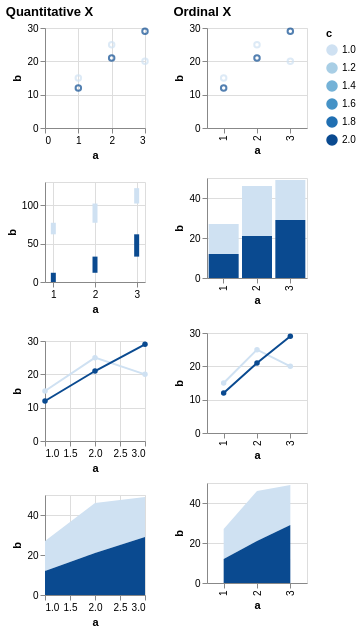

Write a Vega-Lite specification for this figure.
### Vega specification from a JSON file in a GitHub repository (floating-point values rounded to 4 significant figures)
{"$schema": "https://vega.github.io/schema/vega/v6.json", "description": "Testing invalid", "background": "white", "padding": 5, "data": [{"name": "source_0", "values": [{"a": 1, "b": 15, "c": 1}, {"a": 2, "b": 25, "c": 1}, {"a": 3, "b": 20, "c": 1}, {"a": 1, "b": 12, "c": 2}, {"a": 2, "b": 21, "c": 2}, {"a": 3, "b": 29, "c": 2}, {"a": 1, "b": 8, "c": null}, {"a": 2, "b": 31, "c": null}, {"a": 3, "b": 49, "c": null}]}, {"name": "data_0", "source": "source_0", "transform": [{"type": "formula", "expr": "toNumber(datum[\"a\"])", "as": "a"}]}, {"name": "data_1", "source": "data_0", "transform": [{"type": "filter", "expr": "isValid(datum[\"a\"]) && isFinite(+datum[\"a\"]) && isValid(datum[\"b\"]) && isFinite(+datum[\"b\"]) && isValid(datum[\"c\"]) && isFinite(+datum[\"c\"])"}]}, {"name": "data_2", "source": "data_0", "transform": [{"type": "stack", "groupby": [], "field": "b", "sort": {"field": ["c"], "order": ["descending"]}, "as": ["b_start", "b_end"], "offset": "zero"}, {"type": "filter", "expr": "isValid(datum[\"a\"]) && isFinite(+datum[\"a\"]) && isValid(datum[\"b\"]) && isFinite(+datum[\"b\"]) && isValid(datum[\"c\"]) && isFinite(+datum[\"c\"])"}]}, {"name": "data_3", "source": "data_0", "transform": [{"type": "impute", "field": "b", "groupby": ["c"], "key": "a", "method": "value", "value": 0}, {"type": "stack", "groupby": ["a"], "field": "b", "sort": {"field": ["c"], "order": ["descending"]}, "as": ["b_start", "b_end"], "offset": "zero"}, {"type": "filter", "expr": "isValid(datum[\"a\"]) && isFinite(+datum[\"a\"]) && isValid(datum[\"b\"]) && isFinite(+datum[\"b\"]) && isValid(datum[\"c\"]) && isFinite(+datum[\"c\"])"}]}, {"name": "data_4", "source": "data_0", "transform": [{"type": "filter", "expr": "isValid(datum[\"b\"]) && isFinite(+datum[\"b\"]) && isValid(datum[\"c\"]) && isFinite(+datum[\"c\"])"}]}, {"name": "data_5", "source": "data_0", "transform": [{"type": "stack", "groupby": ["a"], "field": "b", "sort": {"field": ["c"], "order": ["descending"]}, "as": ["b_start", "b_end"], "offset": "zero"}, {"type": "filter", "expr": "isValid(datum[\"b\"]) && isFinite(+datum[\"b\"]) && isValid(datum[\"c\"]) && isFinite(+datum[\"c\"])"}]}, {"name": "data_6", "source": "data_0", "transform": [{"type": "impute", "field": "b", "groupby": ["c"], "key": "a", "method": "value", "value": 0}, {"type": "stack", "groupby": ["a"], "field": "b", "sort": {"field": ["c"], "order": ["descending"]}, "as": ["b_start", "b_end"], "offset": "zero"}, {"type": "filter", "expr": "isValid(datum[\"b\"]) && isFinite(+datum[\"b\"]) && isValid(datum[\"c\"]) && isFinite(+datum[\"c\"])"}]}], "signals": [{"name": "childWidth", "value": 100}, {"name": "concat_0_childHeight", "value": 100}, {"name": "concat_1_childHeight", "value": 100}], "layout": {"padding": 20, "bounds": "full", "align": "each"}, "marks": [{"type": "group", "name": "concat_0_group", "title": {"text": "Quantitative X", "anchor": "start"}, "layout": {"padding": 20, "columns": 1, "bounds": "full", "align": "each"}, "marks": [{"type": "group", "name": "concat_0_concat_0_group", "style": "cell", "encode": {"update": {"width": {"signal": "childWidth"}, "height": {"signal": "concat_0_childHeight"}}}, "marks": [{"name": "concat_0_concat_0_marks", "type": "symbol", "style": ["point"], "from": {"data": "data_1"}, "encode": {"update": {"opacity": {"value": 0.7}, "fill": {"value": "transparent"}, "stroke": {"scale": "color", "field": "c"}, "tooltip": {"signal": "{\"a\": format(datum[\"a\"], \"\"), \"b\": format(datum[\"b\"], \"\"), \"c\": format(datum[\"c\"], \"\")}"}, "ariaRoleDescription": {"value": "point"}, "description": {"signal": "\"a: \" + (format(datum[\"a\"], \"\")) + \"; b: \" + (format(datum[\"b\"], \"\")) + \"; c: \" + (format(datum[\"c\"], \"\"))"}, "x": {"scale": "concat_0_concat_0_x", "field": "a"}, "y": {"scale": "concat_0_concat_0_y", "field": "b"}}}}], "axes": [{"scale": "concat_0_concat_0_x", "orient": "bottom", "gridScale": "concat_0_concat_0_y", "grid": true, "tickCount": {"signal": "ceil(childWidth/40)"}, "domain": false, "labels": false, "aria": false, "maxExtent": 0, "minExtent": 0, "ticks": false, "zindex": 0}, {"scale": "concat_0_concat_0_y", "orient": "left", "gridScale": "concat_0_concat_0_x", "grid": true, "tickCount": {"signal": "ceil(concat_0_childHeight/40)"}, "domain": false, "labels": false, "aria": false, "maxExtent": 0, "minExtent": 0, "ticks": false, "zindex": 0}, {"scale": "concat_0_concat_0_x", "orient": "bottom", "grid": false, "title": "a", "labelFlush": true, "labelOverlap": true, "tickCount": {"signal": "ceil(childWidth/40)"}, "zindex": 0}, {"scale": "concat_0_concat_0_y", "orient": "left", "grid": false, "title": "b", "labelOverlap": true, "tickCount": {"signal": "ceil(concat_0_childHeight/40)"}, "zindex": 0}]}, {"type": "group", "name": "concat_0_concat_1_group", "style": "cell", "encode": {"update": {"width": {"signal": "childWidth"}, "height": {"signal": "concat_0_childHeight"}}}, "marks": [{"name": "concat_0_concat_1_marks", "type": "rect", "style": ["bar"], "from": {"data": "data_2"}, "encode": {"update": {"fill": {"scale": "color", "field": "c"}, "tooltip": {"signal": "{\"a\": format(datum[\"a\"], \"\"), \"b\": format(datum[\"b\"], \"\"), \"c\": format(datum[\"c\"], \"\")}"}, "ariaRoleDescription": {"value": "bar"}, "description": {"signal": "\"a: \" + (format(datum[\"a\"], \"\")) + \"; b: \" + (format(datum[\"b\"], \"\")) + \"; c: \" + (format(datum[\"c\"], \"\"))"}, "xc": {"scale": "concat_0_concat_1_x", "field": "a"}, "width": {"value": 5}, "y": {"scale": "concat_0_concat_1_y", "field": "b_end"}, "y2": {"scale": "concat_0_concat_1_y", "field": "b_start"}}}}], "axes": [{"scale": "concat_0_concat_1_x", "orient": "bottom", "gridScale": "concat_0_concat_1_y", "grid": true, "tickCount": {"signal": "ceil(childWidth/40)"}, "domain": false, "labels": false, "aria": false, "maxExtent": 0, "minExtent": 0, "ticks": false, "zindex": 0}, {"scale": "concat_0_concat_1_y", "orient": "left", "gridScale": "concat_0_concat_1_x", "grid": true, "tickCount": {"signal": "ceil(concat_0_childHeight/40)"}, "domain": false, "labels": false, "aria": false, "maxExtent": 0, "minExtent": 0, "ticks": false, "zindex": 0}, {"scale": "concat_0_concat_1_x", "orient": "bottom", "grid": false, "title": "a", "labelFlush": true, "labelOverlap": true, "tickCount": {"signal": "ceil(childWidth/40)"}, "zindex": 0}, {"scale": "concat_0_concat_1_y", "orient": "left", "grid": false, "title": "b", "labelOverlap": true, "tickCount": {"signal": "ceil(concat_0_childHeight/40)"}, "zindex": 0}]}, {"type": "group", "name": "concat_0_concat_2_group", "style": "cell", "encode": {"update": {"width": {"signal": "childWidth"}, "height": {"signal": "concat_0_childHeight"}}}, "marks": [{"name": "concat_0_concat_2_layer_0_pathgroup", "type": "group", "from": {"facet": {"name": "faceted_path_concat_0_concat_2_layer_0_main", "data": "data_1", "groupby": ["c"]}}, "encode": {"update": {"width": {"field": {"group": "width"}}, "height": {"field": {"group": "height"}}}}, "marks": [{"name": "concat_0_concat_2_layer_0_marks", "type": "line", "style": ["line"], "sort": {"field": "x"}, "from": {"data": "faceted_path_concat_0_concat_2_layer_0_main"}, "encode": {"update": {"stroke": {"scale": "color", "field": "c"}, "tooltip": {"signal": "{\"a\": format(datum[\"a\"], \"\"), \"b\": format(datum[\"b\"], \"\"), \"c\": format(datum[\"c\"], \"\")}"}, "description": {"signal": "\"a: \" + (format(datum[\"a\"], \"\")) + \"; b: \" + (format(datum[\"b\"], \"\")) + \"; c: \" + (format(datum[\"c\"], \"\"))"}, "x": {"scale": "concat_0_concat_2_x", "field": "a"}, "y": {"scale": "concat_0_concat_2_y", "field": "b"}}}}]}, {"name": "concat_0_concat_2_layer_1_marks", "type": "symbol", "style": ["point"], "from": {"data": "data_1"}, "encode": {"update": {"opacity": {"value": 1}, "fill": {"scale": "color", "field": "c"}, "tooltip": {"signal": "{\"a\": format(datum[\"a\"], \"\"), \"b\": format(datum[\"b\"], \"\"), \"c\": format(datum[\"c\"], \"\")}"}, "ariaRoleDescription": {"value": "point"}, "description": {"signal": "\"a: \" + (format(datum[\"a\"], \"\")) + \"; b: \" + (format(datum[\"b\"], \"\")) + \"; c: \" + (format(datum[\"c\"], \"\"))"}, "x": {"scale": "concat_0_concat_2_x", "field": "a"}, "y": {"scale": "concat_0_concat_2_y", "field": "b"}}}}], "axes": [{"scale": "concat_0_concat_2_x", "orient": "bottom", "gridScale": "concat_0_concat_2_y", "grid": true, "tickCount": {"signal": "ceil(childWidth/40)"}, "domain": false, "labels": false, "aria": false, "maxExtent": 0, "minExtent": 0, "ticks": false, "zindex": 0}, {"scale": "concat_0_concat_2_y", "orient": "left", "gridScale": "concat_0_concat_2_x", "grid": true, "tickCount": {"signal": "ceil(concat_0_childHeight/40)"}, "domain": false, "labels": false, "aria": false, "maxExtent": 0, "minExtent": 0, "ticks": false, "zindex": 0}, {"scale": "concat_0_concat_2_x", "orient": "bottom", "grid": false, "title": "a", "labelFlush": true, "labelOverlap": true, "tickCount": {"signal": "ceil(childWidth/40)"}, "zindex": 0}, {"scale": "concat_0_concat_2_y", "orient": "left", "grid": false, "title": "b", "labelOverlap": true, "tickCount": {"signal": "ceil(concat_0_childHeight/40)"}, "zindex": 0}]}, {"type": "group", "name": "concat_0_concat_3_group", "style": "cell", "encode": {"update": {"width": {"signal": "childWidth"}, "height": {"signal": "concat_0_childHeight"}}}, "marks": [{"name": "concat_0_concat_3_pathgroup", "type": "group", "from": {"facet": {"name": "faceted_path_concat_0_concat_3_main", "data": "data_3", "groupby": ["c"]}}, "encode": {"update": {"width": {"field": {"group": "width"}}, "height": {"field": {"group": "height"}}}}, "marks": [{"name": "concat_0_concat_3_marks", "type": "area", "style": ["area"], "sort": {"field": "x"}, "from": {"data": "faceted_path_concat_0_concat_3_main"}, "encode": {"update": {"orient": {"value": "vertical"}, "fill": {"scale": "color", "field": "c"}, "tooltip": {"signal": "{\"a\": format(datum[\"a\"], \"\"), \"b\": format(datum[\"b\"], \"\"), \"c\": format(datum[\"c\"], \"\")}"}, "description": {"signal": "\"a: \" + (format(datum[\"a\"], \"\")) + \"; b: \" + (format(datum[\"b\"], \"\")) + \"; c: \" + (format(datum[\"c\"], \"\"))"}, "x": {"scale": "concat_0_concat_3_x", "field": "a"}, "y": {"scale": "concat_0_concat_3_y", "field": "b_end"}, "y2": {"scale": "concat_0_concat_3_y", "field": "b_start"}}}}]}], "axes": [{"scale": "concat_0_concat_3_x", "orient": "bottom", "gridScale": "concat_0_concat_3_y", "grid": true, "tickCount": {"signal": "ceil(childWidth/40)"}, "domain": false, "labels": false, "aria": false, "maxExtent": 0, "minExtent": 0, "ticks": false, "zindex": 0}, {"scale": "concat_0_concat_3_y", "orient": "left", "gridScale": "concat_0_concat_3_x", "grid": true, "tickCount": {"signal": "ceil(concat_0_childHeight/40)"}, "domain": false, "labels": false, "aria": false, "maxExtent": 0, "minExtent": 0, "ticks": false, "zindex": 0}, {"scale": "concat_0_concat_3_x", "orient": "bottom", "grid": false, "title": "a", "labelFlush": true, "labelOverlap": true, "tickCount": {"signal": "ceil(childWidth/40)"}, "zindex": 0}, {"scale": "concat_0_concat_3_y", "orient": "left", "grid": false, "title": "b", "labelOverlap": true, "tickCount": {"signal": "ceil(concat_0_childHeight/40)"}, "zindex": 0}]}]}, {"type": "group", "name": "concat_1_group", "title": {"text": "Ordinal X", "anchor": "start"}, "layout": {"padding": 20, "columns": 1, "bounds": "full", "align": "each"}, "marks": [{"type": "group", "name": "concat_1_concat_0_group", "style": "cell", "encode": {"update": {"width": {"signal": "childWidth"}, "height": {"signal": "concat_1_childHeight"}}}, "marks": [{"name": "concat_1_concat_0_marks", "type": "symbol", "style": ["point"], "from": {"data": "data_4"}, "encode": {"update": {"opacity": {"value": 0.7}, "fill": {"value": "transparent"}, "stroke": {"scale": "color", "field": "c"}, "tooltip": {"signal": "{\"a\": isValid(datum[\"a\"]) ? datum[\"a\"] : \"\"+datum[\"a\"], \"b\": format(datum[\"b\"], \"\"), \"c\": format(datum[\"c\"], \"\")}"}, "ariaRoleDescription": {"value": "point"}, "description": {"signal": "\"a: \" + (isValid(datum[\"a\"]) ? datum[\"a\"] : \"\"+datum[\"a\"]) + \"; b: \" + (format(datum[\"b\"], \"\")) + \"; c: \" + (format(datum[\"c\"], \"\"))"}, "x": {"scale": "concat_1_concat_0_x", "field": "a"}, "y": {"scale": "concat_1_concat_0_y", "field": "b"}}}}], "axes": [{"scale": "concat_1_concat_0_y", "orient": "left", "gridScale": "concat_1_concat_0_x", "grid": true, "tickCount": {"signal": "ceil(concat_1_childHeight/40)"}, "domain": false, "labels": false, "aria": false, "maxExtent": 0, "minExtent": 0, "ticks": false, "zindex": 0}, {"scale": "concat_1_concat_0_x", "orient": "bottom", "grid": false, "title": "a", "labelAlign": "right", "labelAngle": 270, "labelBaseline": "middle", "zindex": 0}, {"scale": "concat_1_concat_0_y", "orient": "left", "grid": false, "title": "b", "labelOverlap": true, "tickCount": {"signal": "ceil(concat_1_childHeight/40)"}, "zindex": 0}]}, {"type": "group", "name": "concat_1_concat_1_group", "style": "cell", "encode": {"update": {"width": {"signal": "childWidth"}, "height": {"signal": "concat_1_childHeight"}}}, "marks": [{"name": "concat_1_concat_1_marks", "type": "rect", "style": ["bar"], "from": {"data": "data_5"}, "encode": {"update": {"fill": {"scale": "color", "field": "c"}, "tooltip": {"signal": "{\"a\": isValid(datum[\"a\"]) ? datum[\"a\"] : \"\"+datum[\"a\"], \"b\": format(datum[\"b\"], \"\"), \"c\": format(datum[\"c\"], \"\")}"}, "ariaRoleDescription": {"value": "bar"}, "description": {"signal": "\"a: \" + (isValid(datum[\"a\"]) ? datum[\"a\"] : \"\"+datum[\"a\"]) + \"; b: \" + (format(datum[\"b\"], \"\")) + \"; c: \" + (format(datum[\"c\"], \"\"))"}, "x": {"scale": "concat_1_concat_1_x", "field": "a"}, "width": {"signal": "max(0.25, bandwidth('concat_1_concat_1_x'))"}, "y": {"scale": "concat_1_concat_1_y", "field": "b_end"}, "y2": {"scale": "concat_1_concat_1_y", "field": "b_start"}}}}], "axes": [{"scale": "concat_1_concat_1_y", "orient": "left", "gridScale": "concat_1_concat_1_x", "grid": true, "tickCount": {"signal": "ceil(concat_1_childHeight/40)"}, "domain": false, "labels": false, "aria": false, "maxExtent": 0, "minExtent": 0, "ticks": false, "zindex": 0}, {"scale": "concat_1_concat_1_x", "orient": "bottom", "grid": false, "title": "a", "labelAlign": "right", "labelAngle": 270, "labelBaseline": "middle", "zindex": 0}, {"scale": "concat_1_concat_1_y", "orient": "left", "grid": false, "title": "b", "labelOverlap": true, "tickCount": {"signal": "ceil(concat_1_childHeight/40)"}, "zindex": 0}]}, {"type": "group", "name": "concat_1_concat_2_group", "style": "cell", "encode": {"update": {"width": {"signal": "childWidth"}, "height": {"signal": "concat_1_childHeight"}}}, "marks": [{"name": "concat_1_concat_2_layer_0_pathgroup", "type": "group", "from": {"facet": {"name": "faceted_path_concat_1_concat_2_layer_0_main", "data": "data_4", "groupby": ["c"]}}, "encode": {"update": {"width": {"field": {"group": "width"}}, "height": {"field": {"group": "height"}}}}, "marks": [{"name": "concat_1_concat_2_layer_0_marks", "type": "line", "style": ["line"], "sort": {"field": "x"}, "from": {"data": "faceted_path_concat_1_concat_2_layer_0_main"}, "encode": {"update": {"stroke": {"scale": "color", "field": "c"}, "tooltip": {"signal": "{\"a\": isValid(datum[\"a\"]) ? datum[\"a\"] : \"\"+datum[\"a\"], \"b\": format(datum[\"b\"], \"\"), \"c\": format(datum[\"c\"], \"\")}"}, "description": {"signal": "\"a: \" + (isValid(datum[\"a\"]) ? datum[\"a\"] : \"\"+datum[\"a\"]) + \"; b: \" + (format(datum[\"b\"], \"\")) + \"; c: \" + (format(datum[\"c\"], \"\"))"}, "x": {"scale": "concat_1_concat_2_x", "field": "a"}, "y": {"scale": "concat_1_concat_2_y", "field": "b"}}}}]}, {"name": "concat_1_concat_2_layer_1_marks", "type": "symbol", "style": ["point"], "from": {"data": "data_4"}, "encode": {"update": {"opacity": {"value": 1}, "fill": {"scale": "color", "field": "c"}, "tooltip": {"signal": "{\"a\": isValid(datum[\"a\"]) ? datum[\"a\"] : \"\"+datum[\"a\"], \"b\": format(datum[\"b\"], \"\"), \"c\": format(datum[\"c\"], \"\")}"}, "ariaRoleDescription": {"value": "point"}, "description": {"signal": "\"a: \" + (isValid(datum[\"a\"]) ? datum[\"a\"] : \"\"+datum[\"a\"]) + \"; b: \" + (format(datum[\"b\"], \"\")) + \"; c: \" + (format(datum[\"c\"], \"\"))"}, "x": {"scale": "concat_1_concat_2_x", "field": "a"}, "y": {"scale": "concat_1_concat_2_y", "field": "b"}}}}], "axes": [{"scale": "concat_1_concat_2_y", "orient": "left", "gridScale": "concat_1_concat_2_x", "grid": true, "tickCount": {"signal": "ceil(concat_1_childHeight/40)"}, "domain": false, "labels": false, "aria": false, "maxExtent": 0, "minExtent": 0, "ticks": false, "zindex": 0}, {"scale": "concat_1_concat_2_x", "orient": "bottom", "grid": false, "title": "a", "labelAlign": "right", "labelAngle": 270, "labelBaseline": "middle", "zindex": 0}, {"scale": "concat_1_concat_2_y", "orient": "left", "grid": false, "title": "b", "labelOverlap": true, "tickCount": {"signal": "ceil(concat_1_childHeight/40)"}, "zindex": 0}]}, {"type": "group", "name": "concat_1_concat_3_group", "style": "cell", "encode": {"update": {"width": {"signal": "childWidth"}, "height": {"signal": "concat_1_childHeight"}}}, "marks": [{"name": "concat_1_concat_3_pathgroup", "type": "group", "from": {"facet": {"name": "faceted_path_concat_1_concat_3_main", "data": "data_6", "groupby": ["c"]}}, "encode": {"update": {"width": {"field": {"group": "width"}}, "height": {"field": {"group": "height"}}}}, "marks": [{"name": "concat_1_concat_3_marks", "type": "area", "style": ["area"], "sort": {"field": "x"}, "from": {"data": "faceted_path_concat_1_concat_3_main"}, "encode": {"update": {"orient": {"value": "vertical"}, "fill": {"scale": "color", "field": "c"}, "tooltip": {"signal": "{\"a\": isValid(datum[\"a\"]) ? datum[\"a\"] : \"\"+datum[\"a\"], \"b\": format(datum[\"b\"], \"\"), \"c\": format(datum[\"c\"], \"\")}"}, "description": {"signal": "\"a: \" + (isValid(datum[\"a\"]) ? datum[\"a\"] : \"\"+datum[\"a\"]) + \"; b: \" + (format(datum[\"b\"], \"\")) + \"; c: \" + (format(datum[\"c\"], \"\"))"}, "x": {"scale": "concat_1_concat_3_x", "field": "a"}, "y": {"scale": "concat_1_concat_3_y", "field": "b_end"}, "y2": {"scale": "concat_1_concat_3_y", "field": "b_start"}}}}]}], "axes": [{"scale": "concat_1_concat_3_y", "orient": "left", "gridScale": "concat_1_concat_3_x", "grid": true, "tickCount": {"signal": "ceil(concat_1_childHeight/40)"}, "domain": false, "labels": false, "aria": false, "maxExtent": 0, "minExtent": 0, "ticks": false, "zindex": 0}, {"scale": "concat_1_concat_3_x", "orient": "bottom", "grid": false, "title": "a", "labelAlign": "right", "labelAngle": 270, "labelBaseline": "middle", "zindex": 0}, {"scale": "concat_1_concat_3_y", "orient": "left", "grid": false, "title": "b", "labelOverlap": true, "tickCount": {"signal": "ceil(concat_1_childHeight/40)"}, "zindex": 0}]}]}], "scales": [{"name": "color", "type": "linear", "domain": {"fields": [{"data": "data_1", "field": "c"}, {"data": "data_2", "field": "c"}, {"data": "data_3", "field": "c"}, {"data": "data_4", "field": "c"}, {"data": "data_5", "field": "c"}, {"data": "data_6", "field": "c"}]}, "range": "ramp", "interpolate": "hcl", "zero": false}, {"name": "concat_0_concat_0_x", "type": "linear", "domain": {"data": "data_1", "field": "a"}, "range": [0, {"signal": "childWidth"}], "nice": true, "zero": true}, {"name": "concat_0_concat_0_y", "type": "linear", "domain": {"data": "data_1", "field": "b"}, "range": [{"signal": "concat_0_childHeight"}, 0], "nice": true, "zero": true}, {"name": "concat_0_concat_1_x", "type": "linear", "domain": {"data": "data_2", "field": "a"}, "range": [0, {"signal": "childWidth"}], "nice": true, "zero": false, "padding": 5}, {"name": "concat_0_concat_1_y", "type": "linear", "domain": {"data": "data_2", "fields": ["b_start", "b_end"]}, "range": [{"signal": "concat_0_childHeight"}, 0], "nice": true, "zero": true}, {"name": "concat_0_concat_2_x", "type": "linear", "domain": {"data": "data_1", "field": "a"}, "range": [0, {"signal": "childWidth"}], "nice": true, "zero": false}, {"name": "concat_0_concat_2_y", "type": "linear", "domain": {"data": "data_1", "field": "b"}, "range": [{"signal": "concat_0_childHeight"}, 0], "nice": true, "zero": true}, {"name": "concat_0_concat_3_x", "type": "linear", "domain": {"data": "data_3", "field": "a"}, "range": [0, {"signal": "childWidth"}], "nice": true, "zero": false}, {"name": "concat_0_concat_3_y", "type": "linear", "domain": {"data": "data_3", "fields": ["b_start", "b_end"]}, "range": [{"signal": "concat_0_childHeight"}, 0], "nice": true, "zero": true}, {"name": "concat_1_concat_0_x", "type": "point", "domain": {"data": "data_4", "field": "a", "sort": true}, "range": [0, {"signal": "childWidth"}], "padding": 0.5}, {"name": "concat_1_concat_0_y", "type": "linear", "domain": {"data": "data_4", "field": "b"}, "range": [{"signal": "concat_1_childHeight"}, 0], "nice": true, "zero": true}, {"name": "concat_1_concat_1_x", "type": "band", "domain": {"data": "data_5", "field": "a", "sort": true}, "range": [0, {"signal": "childWidth"}], "paddingInner": 0.1, "paddingOuter": 0.05}, {"name": "concat_1_concat_1_y", "type": "linear", "domain": {"data": "data_5", "fields": ["b_start", "b_end"]}, "range": [{"signal": "concat_1_childHeight"}, 0], "nice": true, "zero": true}, {"name": "concat_1_concat_2_x", "type": "point", "domain": {"data": "data_4", "field": "a", "sort": true}, "range": [0, {"signal": "childWidth"}], "padding": 0.5}, {"name": "concat_1_concat_2_y", "type": "linear", "domain": {"data": "data_4", "field": "b"}, "range": [{"signal": "concat_1_childHeight"}, 0], "nice": true, "zero": true}, {"name": "concat_1_concat_3_x", "type": "point", "domain": {"data": "data_6", "field": "a", "sort": true}, "range": [0, {"signal": "childWidth"}], "padding": 0.5}, {"name": "concat_1_concat_3_y", "type": "linear", "domain": {"data": "data_6", "fields": ["b_start", "b_end"]}, "range": [{"signal": "concat_1_childHeight"}, 0], "nice": true, "zero": true}], "legends": [{"stroke": "color", "gradientLength": {"signal": "clamp(concat_0_childHeight, 64, 200)"}, "title": "c", "encode": {"gradient": {"update": {"opacity": {"value": 0.7}}}}, "fill": "color"}], "config": {"mark": {"tooltip": true}}}
